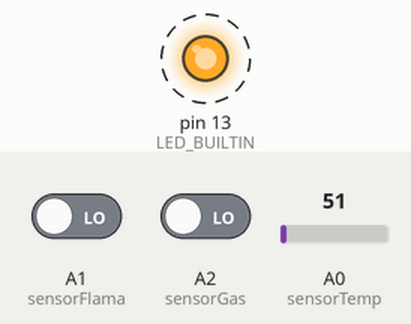
This sketch was run on a simulated Arduino Uno, built with avr-gcc and run on an emulated ATmega328P. Shown: output pins drawn as LEDs (lit = HIGH). Dashed ring = blinking. The test bench sets the inputs (shaded band); at power-on: A0 (sensorTemp) = 51, A1 (sensorFlama) LOW, A2 (sensorGas) LOW. What the sketch prints to the serial monitor is not drawn.

Above: at 0.2 s.
Timing chart, 0 to 3.0 s (numbered marks = the images above):
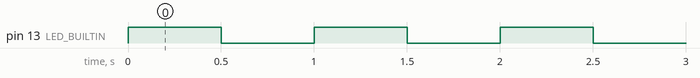

Measured:
- by itself, pin 13 (LED_BUILTIN): alternates HIGH for 0.50 s and LOW for 0.50 s

The sketch:

Monitoreo_Gas.ino
```cpp
/*
Codigo de ejemplo dispositivo de alertamiento para iplanta de distribucion de gas,

Se realiza la lectura de sensor de GAS, sensor de Flama
Se envia lectura de sensor de temperatura

*/
int sensorFlama = A1;
int sensorGas = A2;
int sensorTemp = A0;
int tempValue = 0;
int gasFlag = 0;
int flamaFlag = 0;


// the setup function runs once when you press reset or power the board
void setup() {
  // initialize digital pin LED_BUILTIN as an output.
  pinMode(LED_BUILTIN, OUTPUT);
  pinMode(sensorFlama, INPUT);
  pinMode(sensorGas, INPUT);

  Serial.begin(9600);
}

// the loop function runs over and over again forever
void loop() {
  digitalWrite(LED_BUILTIN, HIGH);   // turn the LED on (HIGH is the voltage level)
  delay(500);                       // wait for a second
  digitalWrite(LED_BUILTIN, LOW);    // turn the LED off by making the voltage LOW
  delay(500);                       // wait for a second
  gasFlag = digitalRead(sensorGas);
  flamaFlag = digitalRead(sensorFlama);
  tempValue = analogRead(sensorTemp);
  float millivolts = (tempValue / 1023.0) * 5000;
  float celsius = millivolts / 10;
  Serial.print(celsius);
  Serial.print(" ,");
  Serial.print(gasFlag);
  Serial.print(",");
  Serial.print(flamaFlag);
  Serial.println(",");


}
```
